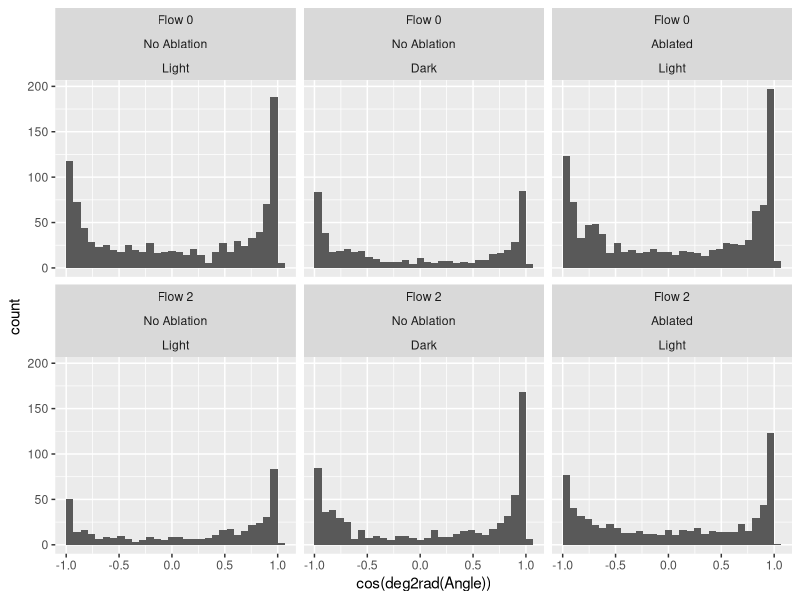
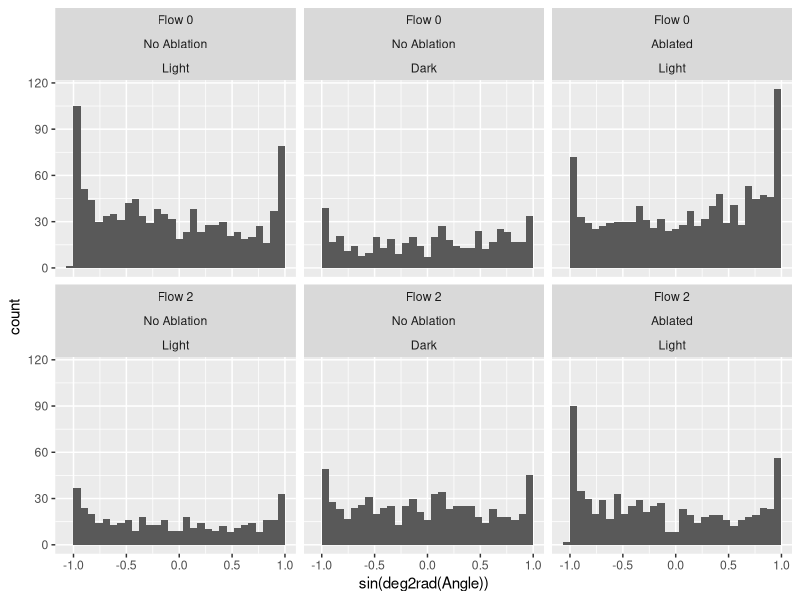
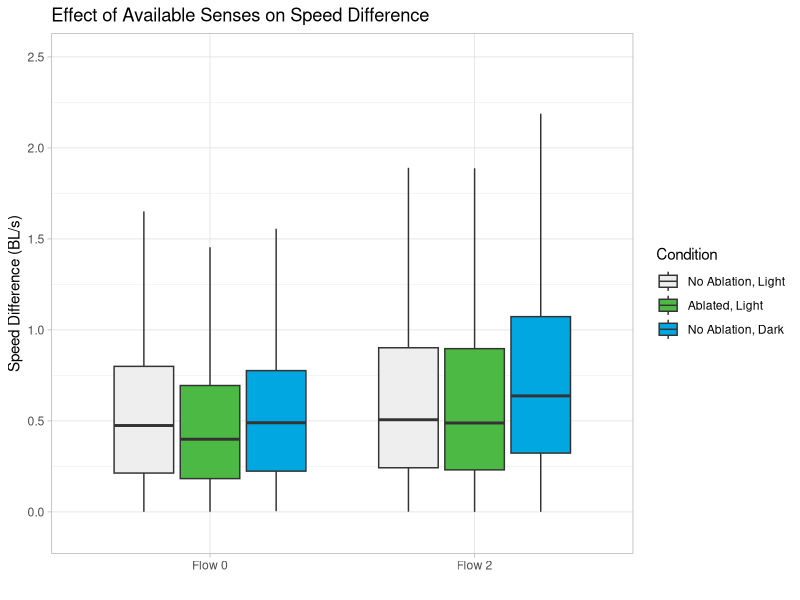
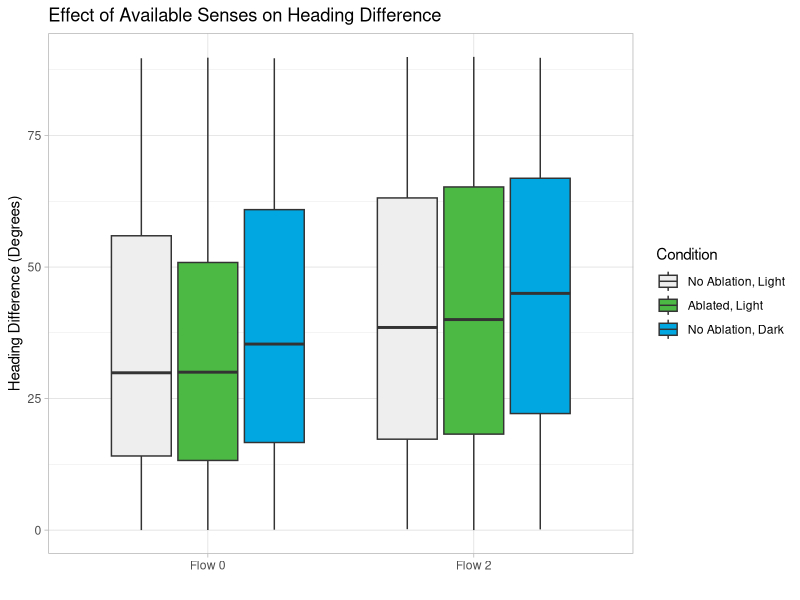
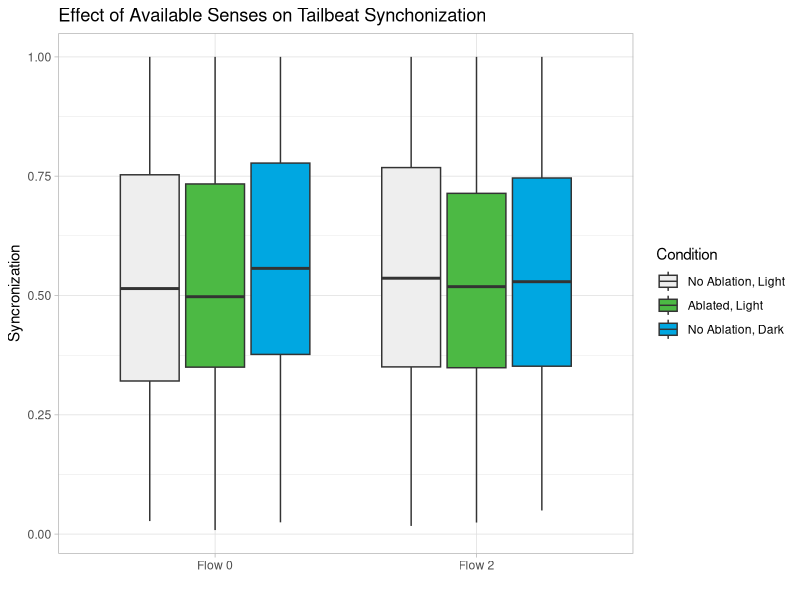
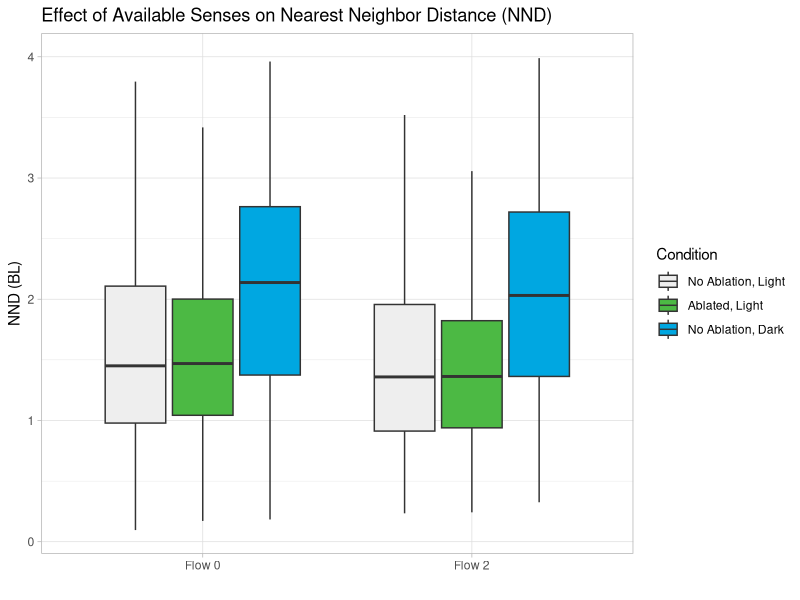
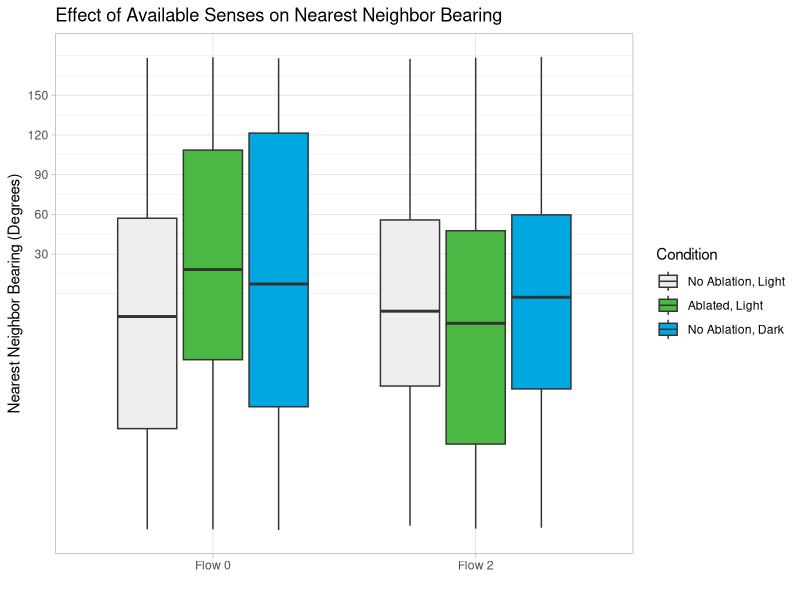
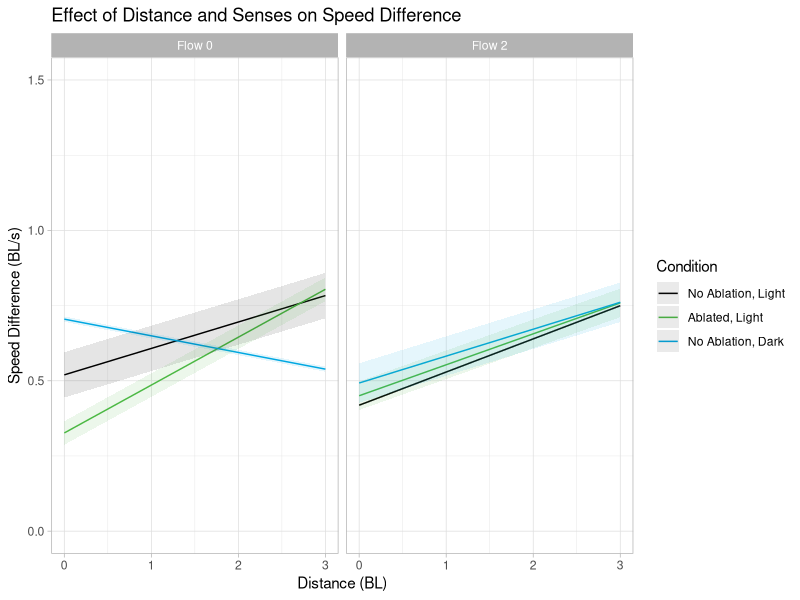

Recreate these plots in R, in order.
## ---- chunk 1
library(tidyverse)
library(ggplot2)
library(car)
library(viridis)
library(boot)
library(mgcv)
library(forcats)
library(ggpubr)
## ---- chunk 2
rad2deg <- function(rad) {(rad * 180) / (pi)}
deg2rad <- function(deg) {(deg * pi) / (180)}
round_any <- function(x, accuracy, f=round){f(x/ accuracy) * accuracy}
ang_mean <- function(x){rad2deg(atan(mean(sin(deg2rad(x)))/mean(cos(deg2rad(x)))))}

fold_angle_0_360_to_0_180 <- function(x){abs(abs(x-180)-180)}

fold_angle_neg_180_180_to_neg_90_90 <- function(x){ifelse(x > 90,90-abs(90-x),ifelse(x < -90, -90+abs(-90-x), x))}

min_n <- function(x,n){sort(x)[1:n]}
max_n <- function(x,n){sort(x,decreasing = TRUE)[1:n]}
## ---- chunk 3
comp_data <- read.csv("Fish_Comp_Values.csv")
comp_data <- na.omit(comp_data)

comp_data <- comp_data %>% mutate(Flow = ifelse(Flow == "0", "Flow 0", "Flow 2")) %>%
                           mutate(Ablation = ifelse(Ablation == "N", "No Ablation", "Ablated")) %>%
                           mutate(Darkness = ifelse(Darkness == "N", "Light", "Dark")) %>%
                           filter(Distance <= 4) %>%
                           filter(abs(Speed_Diff) <= 6) %>% 
                           mutate(Speed_Diff = abs(Speed_Diff)) %>%
                           mutate(fold_heading_diff = abs(fold_angle_neg_180_180_to_neg_90_90(Heading_Diff))) %>%
                           mutate(Is_Aligned = ifelse(Heading_Diff < 30, 1, 0)) %>%
                           mutate(Is_Reversed = ifelse(Heading_Diff > 150, 1, 0)) %>%
                           separate(Fish, c("Fish1", "Fish2"),sep="x") %>%
                           mutate(Flow = factor(Flow), Ablation = factor(Ablation), Darkness = factor(Darkness)) %>%
                           mutate(Flow = fct_relevel(Flow, c("Flow 0","Flow 2"))) %>%
                           mutate(Ablation = fct_relevel(Ablation, c("No Ablation","Ablated"))) %>%
                           mutate(Darkness = fct_relevel(Darkness, c("Light","Dark"))) %>%
                           mutate(rad_Angle = Angle) %>%
                           mutate(sin_Angle = sin(rad_Angle), cos_Angle = cos(rad_Angle)) %>%
                           mutate(Flow_Ablation_Darkness = factor(paste(Flow,Ablation,Darkness,sep=", ")))
                           
                           #mutate(Angle = fold_angle_0_360_to_0_180(Angle))

sum_comp_data <- comp_data %>% mutate(X_Distance = round_any(X_Distance,0.25), 
                                      Y_Distance = round_any(abs(Y_Distance),0.25)) %>%
                               group_by(Flow,Ablation,Darkness,X_Distance,Y_Distance) %>%
                               summarise(Speed_Diff = mean(Speed_Diff),
                                         Heading_Diff = ang_mean(Heading_Diff),
                                         Sync = mean(Sync),
                                         Fold_Heading_Diff = mean(fold_heading_diff),
                                         Is_Aligned = mean(Is_Aligned),
                                         Is_Reversed = mean(Is_Reversed))

comp_data_switch_fish <- comp_data %>% mutate(Fish3 = Fish1) %>%
                                       mutate(Fish1 = Fish2) %>%
                                       mutate(Fish2 = Fish3) %>%
                                       select(-c(Fish3))

comp_data_NND <- bind_rows(comp_data, comp_data_switch_fish) %>% group_by(Year,Month,Day,Trial,Fish1,Tailbeat.Num) %>%
                                                                 filter(Distance == min(Distance)) %>%
                                                                 ungroup()

comp_data_near_3 <- bind_rows(comp_data, comp_data_switch_fish) %>% group_by(Year,Month,Day,Trial,Fish1,Tailbeat.Num) %>%
                                                                 slice_min(Distance, n = 3) %>%
                                                                 ungroup() %>%
                                                                 distinct(Distance, .keep_all= TRUE)
## ---- chunk 4
speed_anova <- aov(Speed_Diff ~ Flow + Ablation + Darkness + Flow:Ablation + Flow:Darkness, data = comp_data_near_3)

Anova(speed_anova)

heading_anova <- aov(fold_heading_diff ~ Flow + Ablation + Darkness + Flow:Ablation + Flow:Darkness, data = comp_data_near_3)

Anova(heading_anova)

sync_anova <- aov(Sync ~ Flow + Ablation + Darkness + Flow:Ablation + Flow:Darkness, data = comp_data_near_3)

Anova(sync_anova)

dist_anova <- aov(Distance ~ Flow + Ablation + Darkness + Flow:Ablation + Flow:Darkness, data = comp_data_NND)

Anova(dist_anova)

angle_anova <- aov(Angle ~ Flow + Ablation + Darkness + Flow:Ablation + Flow:Darkness, data = comp_data_NND)

Anova(dist_anova)
## ---- chunk 5
ggplot(comp_data_near_3, aes(x = cos(deg2rad(Angle))))+
  geom_histogram()+
  facet_wrap(~ Flow + Ablation + Darkness)

ggplot(comp_data_near_3, aes(x = sin(deg2rad(Angle))))+
  geom_histogram()+
  facet_wrap(~ Flow + Ablation + Darkness)
## ---- chunk 6
ggplot(comp_data_near_3, aes(x = Flow, y = Speed_Diff, fill = interaction(Ablation,Darkness,sep=", ")))+
  geom_boxplot(outlier.shape = NA) +
  guides(fill = guide_legend(title = "Condition")) +
  scale_fill_manual(values=c("#EEEEEE", "#4CB944", "#00A7E1")) +
  ggtitle("Effect of Available Senses on Speed Difference") +
  xlab("") +
  ylab("Speed Difference (BL/s)") +
  ylim(-0.1,2.5) +
  theme_light()

ggplot(comp_data_near_3, aes(x = Flow, y = fold_heading_diff, fill = interaction(Ablation,Darkness,sep=", ")))+
  geom_boxplot(outlier.shape = NA) +
  guides(fill = guide_legend(title = "Condition")) +
  scale_fill_manual(values=c("#EEEEEE", "#4CB944", "#00A7E1")) +
  ggtitle("Effect of Available Senses on Heading Difference") +
  xlab("") +
  ylab("Heading Difference (Degrees)") +
  theme_light()

ggplot(comp_data_near_3, aes(x = Flow, y = Sync, fill = interaction(Ablation,Darkness,sep=", ")))+
  geom_boxplot(outlier.shape = NA) +
  guides(fill = guide_legend(title = "Condition")) +
  scale_fill_manual(values=c("#EEEEEE", "#4CB944", "#00A7E1")) +
  ggtitle("Effect of Available Senses on Tailbeat Synchonization") +
  xlab("") +
  ylab("Syncronization") +
  theme_light()

ggplot(comp_data_near_3, aes(x = Flow, y = Distance, fill = interaction(Ablation,Darkness,sep=", ")))+
  geom_boxplot(outlier.shape = NA) +
  guides(fill = guide_legend(title = "Condition")) +
  scale_fill_manual(values=c("#EEEEEE", "#4CB944", "#00A7E1")) +
  ggtitle("Effect of Available Senses on Nearest Neighbor Distance (NND)") +
  xlab("") +
  ylab("NND (BL)") +
  theme_light()

ggplot(comp_data_near_3, aes(x = Flow, y = Angle, fill = interaction(Ablation,Darkness,sep=", ")))+
  geom_boxplot(outlier.shape = NA) +
  guides(fill = guide_legend(title = "Condition")) +
  scale_fill_manual(values=c("#EEEEEE", "#4CB944", "#00A7E1")) +
  ggtitle("Effect of Available Senses on Nearest Neighbor Bearing") +
  xlab("") +
  ylab("Nearest Neighbor Bearing (Degrees)") +
  scale_y_continuous(breaks = c(30,60,90,120,150)) +
  theme_light()

## ---- chunk 7
speed_gam <- gam(Speed_Diff ~ s(Distance,Angle,by=Flow_Ablation_Darkness),
                              data = comp_data_near_3)

summary(speed_gam)

heading_gam <- gam(fold_heading_diff ~ s(Distance,Angle,by=Flow_Ablation_Darkness),
                              data = comp_data_near_3)

summary(heading_gam)

sync_gam <- gam(Sync ~ s(Distance,Angle,by=Flow_Ablation_Darkness),
                              data = comp_data_near_3)

summary(sync_gam)
## ---- chunk 8
d <- seq(from = 0, to = 3, by = 0.1)
a <- seq(from = 0, to = 180, by = 10)

flows <- c("Flow 0", "Flow 2")
ablation <- c("No Ablation", "Ablated")
dark <- c("Light","Dark")

predict_df <- expand.grid(Distance = d, Angle = a, Flow = flows, Ablation = ablation, Darkness = dark)

predict_df <- predict_df %>% mutate(Flow_Ablation_Darkness = factor(paste(Flow,Ablation,Darkness,sep=", "))) %>% 
                            filter(!(Ablation == "Ablated" & Darkness == 'Dark'))

predict_df <- predict_df %>% mutate(pred_speed_diff = predict.gam(speed_gam,predict_df),
                                    pred_heading_diff = predict.gam(heading_gam,predict_df),
                                    pred_sync = predict.gam(sync_gam,predict_df))

predict_df <- predict_df %>% group_by(Distance,Flow,Ablation,Darkness) %>%
                             mutate(mean_Speed_Distance = mean(pred_speed_diff), sd_Speed_Distance = sd(pred_speed_diff),
                                    mean_Heading_Distance = mean(pred_heading_diff), sd_Heading_Distance = sd(pred_heading_diff),
                                    mean_Sync_Distance = mean(pred_sync), sd_Sync_Distance = sd(pred_sync)) %>%
                             ungroup() %>%
                             group_by(Angle,Flow,Ablation,Darkness) %>%
                             mutate(mean_Speed_Angle = mean(pred_speed_diff), sd_Speed_Angle = sd(pred_speed_diff),
                                    mean_Heading_Angle = mean(pred_heading_diff), sd_Heading_Angle = sd(pred_heading_diff),
                                    mean_Sync_Angle = mean(pred_sync), sd_Sync_Angle = sd(pred_sync)) %>%
                             ungroup()
## ---- chunk 9
ggplot(predict_df, aes(x = Distance, y = mean_Speed_Distance, color = interaction(Ablation,Darkness,sep=", "),
                       fill = interaction(Ablation,Darkness,sep=" "))) +
  geom_line() +
  #geom_point(data=predict_df, aes(x = Distance, y = pred_speed_diff, alpha = 0.15)) +
  geom_ribbon(aes(ymin = mean_Speed_Distance-sd_Speed_Distance, ymax = mean_Speed_Distance+sd_Speed_Distance),
              linetype = 0,
              alpha = 0.1) +
  facet_wrap(~ Flow) +
  guides(fill = "none", color = guide_legend(title = "Condition")) +
  scale_color_manual(values=c("#000000", "#4CB944", "#00A7E1")) +
  scale_fill_manual(values=c("#000000", "#4CB944", "#00A7E1")) +
  ggtitle("Effect of Distance and Senses on Speed Difference") +
  xlab("Distance (BL)") +
  ylab("Speed Difference (BL/s)") +
  ylim(0,1.5) +
  theme_light()

ggplot(predict_df, aes(x = Distance, y = mean_Heading_Distance, color = interaction(Ablation,Darkness,sep=", "),
                       fill = interaction(Ablation,Darkness,sep=", "))) +
  geom_line() +
  #geom_point(data=predict_df, aes(x = Distance, y = pred_heading_diff, alpha = 0.15)) +
  geom_ribbon(aes(ymin = mean_Heading_Distance-sd_Heading_Distance, ymax = mean_Heading_Distance+sd_Heading_Distance),
              linetype = 0,
              alpha = 0.1) +
  facet_wrap(~ Flow) +
  guides(fill = "none", color = guide_legend(title = "Condition")) +
  scale_color_manual(values=c("#000000", "#4CB944", "#00A7E1")) +
  scale_fill_manual(values=c("#000000", "#4CB944", "#00A7E1")) +
  ggtitle("Effect of Distance and Senses on Heading Difference") +
  xlab("Distance (BL)") +
  ylab("Heading Difference (Degrees)") +
  ylim(0,50) +
  theme_light()

ggplot(predict_df, aes(x = Distance, y = mean_Sync_Distance, color = interaction(Ablation,Darkness,sep=", "),
                       fill = interaction(Ablation,Darkness,sep=", "))) +
  geom_line() +
  #geom_point(data=predict_df, aes(x = Distance, y = pred_sync, alpha = 0.15)) +
  geom_ribbon(aes(ymin = mean_Sync_Distance-sd_Sync_Distance, ymax = mean_Sync_Distance+sd_Sync_Distance),
              linetype = 0,
              alpha = 0.1) +
  facet_wrap(~ Flow) +
  guides(fill = "none", color = guide_legend(title = "Condition")) +
  scale_color_manual(values=c("#000000", "#4CB944", "#00A7E1")) +
  scale_fill_manual(values=c("#000000", "#4CB944", "#00A7E1")) +
  ggtitle("Effect of Distance and Senses on Synchonization") +
  xlab("Distance (BL)") +
  ylab("Synchonization") +
  ylim(0,1)+
  theme_light()
## ---- chunk 10
ggplot(predict_df, aes(x = Angle, y = mean_Speed_Angle, color = interaction(Ablation,Darkness,sep=", "),
                       fill = interaction(Ablation,Darkness,sep=", "))) +
  geom_line() +
  #geom_point(data=predict_df, aes(x = Angle, y = pred_speed_diff, alpha = 0.15)) +
  geom_ribbon(aes(ymin = mean_Speed_Angle-sd_Speed_Angle, ymax = mean_Speed_Angle+sd_Speed_Angle),
              linetype = 0,
              alpha = 0.1) +
  facet_wrap(~ Flow) +
  guides(fill = "none", color = guide_legend(title = "Condition")) +
  scale_color_manual(values=c("#000000", "#4CB944", "#00A7E1")) +
  scale_fill_manual(values=c("#000000", "#4CB944", "#00A7E1")) +
  ggtitle("Effect of Bearing and Senses on Speed Difference") +
  xlab("Bearing (Degrees)") +
  ylab("Speed Difference (BL/s)") +
  ylim(0,1.5) +
  theme_light()

ggplot(predict_df, aes(x = Angle, y = mean_Heading_Angle, color = interaction(Ablation,Darkness,sep=", "),
                       fill = interaction(Ablation,Darkness,sep=", "))) +
  geom_line() +
  #geom_point(data=predict_df, aes(x = Angle, y = pred_heading_diff, alpha = 0.15)) +
  geom_ribbon(aes(ymin = mean_Heading_Angle-sd_Heading_Angle, ymax = mean_Heading_Angle+sd_Heading_Angle),
              linetype = 0,
              alpha = 0.1) +
  facet_wrap(~ Flow) +
  guides(fill = "none", color = guide_legend(title = "Condition")) +
  scale_color_manual(values=c("#000000", "#4CB944", "#00A7E1")) +
  scale_fill_manual(values=c("#000000", "#4CB944", "#00A7E1")) +
  ggtitle("Effect of Bearing and Senses on Heading Difference") +
  xlab("Angle (Degrees)") +
  ylab("Heading Difference (Degrees)") +
  ylim(0,50) +
  theme_light()

ggplot(predict_df, aes(x = Angle, y = mean_Sync_Angle, color = interaction(Ablation,Darkness,sep=", "),
                       fill = interaction(Ablation,Darkness,sep=", "))) +
  geom_line() +
 #geom_point(data=predict_df, aes(x = Angle, y = pred_sync, alpha = 0.15)) +
  geom_ribbon(aes(ymin = mean_Sync_Angle-sd_Sync_Angle, ymax = mean_Sync_Angle+sd_Sync_Angle),
              linetype = 0,
              alpha = 0.1) +
  facet_wrap(~ Flow) +
  guides(fill = "none", color = guide_legend(title = "Condition")) +
  scale_color_manual(values=c("#000000", "#4CB944", "#00A7E1")) +
  scale_fill_manual(values=c("#000000", "#4CB944", "#00A7E1")) +
  ggtitle("Effect of Bearing and Senses on Synchonization") +
  xlab("Bearing (Degrees)") +
  ylab("Synchonization") +
  ylim(0,1)+
  theme_light()
## ---- chunk 11
dist_bin_size <- 1
angle_bin_size <- 30

comp_data_freqs <- comp_data_near_3 %>% mutate(Dist_bin = round_any(Distance, dist_bin_size), 
                                               Angle_bin = round_any(Angle, angle_bin_size)) %>%
                                        group_by(Flow,Darkness,Ablation, Dist_bin, Angle_bin,Flow_Ablation_Darkness) %>%
                                        mutate(Count = n()) %>%
                                        ungroup() %>%
                                        group_by(Flow,Darkness,Ablation,Flow_Ablation_Darkness) %>%
                                        mutate(Freq = Count/n()) %>%
                                        ungroup() %>%
                                        group_by(Flow,Darkness,Ablation,Dist_bin,Angle_bin,Flow_Ablation_Darkness) %>%
                                        summarise(Speed_Diff = mean(Speed_Diff),
                                                  Fold_Heading_Diff = ang_mean(fold_heading_diff),
                                                  Sync = mean(Sync),
                                                  Freq = mean(Freq))

## ---- chunk 12
freq_speed_glm <- glm(Speed_Diff ~ Freq*(Flow+Darkness+Ablation+Flow:Ablation+Flow:Darkness), data = comp_data_freqs)

summary(freq_speed_glm)

freq_heading_glm <- glm(Fold_Heading_Diff ~ Freq*(Flow+Darkness+Ablation+Flow:Ablation+Flow:Darkness), data = comp_data_freqs)

summary(freq_heading_glm)

freq_sync_glm <- glm(Sync ~ Freq*(Flow+Darkness+Ablation+Flow:Ablation+Flow:Darkness), data = comp_data_freqs)

summary(freq_sync_glm)

freq_speed_gam <- gam(Speed_Diff ~ s(Freq,by=Flow_Ablation_Darkness),
                              data = comp_data_freqs)

summary(freq_speed_gam)

freq_heading_gam <- gam(Fold_Heading_Diff ~ s(Freq,by=Flow_Ablation_Darkness),
                              data = comp_data_freqs)

summary(freq_heading_gam)

freq_sync_gam <- gam(Sync ~ s(Freq,by=Flow_Ablation_Darkness),
                              data = comp_data_freqs)

summary(freq_sync_gam)
## ---- chunk 13
f <- seq(from = 0.005, to = 0.07, by = 0.001)

flows <- c("Flow 0", "Flow 2")
ablation <- c("No Ablation", "Ablated")
dark <- c("Light","Dark")

freq_predict_df <- expand.grid(Freq = f, Flow = flows, Ablation = ablation, Darkness = dark)

freq_predict_df <- freq_predict_df %>% mutate(Flow_Ablation_Darkness = factor(paste(Flow,Ablation,Darkness,sep=", "))) %>% 
                            filter(!(Ablation == "Ablated" & Darkness == 'Dark'))

freq_predict_df <- freq_predict_df %>% mutate(pred_speed_diff = predict.gam(freq_speed_gam,freq_predict_df),
                                    pred_heading_diff = predict.gam(freq_heading_gam,freq_predict_df),
                                    pred_sync = predict.gam(freq_sync_gam,freq_predict_df))

## ---- chunk 14
ggplot(comp_data_freqs, aes(x = Freq, y = Speed_Diff, color = interaction(Ablation,Darkness,sep=", "),
                       fill = interaction(Ablation,Darkness,sep=", "))) +
  geom_point(alpha = 0.5) +
  geom_smooth(method = "lm", formula = "y ~ x", se = FALSE) +
  facet_wrap(~ Flow) +
  guides(fill = "none", color = guide_legend(title = "Condition")) +
  scale_color_manual(values=c("#000000", "#4CB944", "#00A7E1")) +
  scale_fill_manual(values=c("#000000", "#4CB944", "#00A7E1")) +
  ggtitle("Effect of Preference and Senses on Speed Difference") +
  xlab("Frequency of Observations") +
  ylab("Speed Difference (BL/s)") +
  theme_light()

ggplot(comp_data_freqs, aes(x = Freq, y = Fold_Heading_Diff, color = interaction(Ablation,Darkness,sep=", "),
                       fill = interaction(Ablation,Darkness,sep=", "))) +
  geom_point(alpha = 0.5) +
  geom_smooth(method = "lm", formula = "y ~ x", se = FALSE) +
  facet_wrap(~ Flow) +
  guides(fill = "none", color = guide_legend(title = "Condition")) +
  scale_color_manual(values=c("#000000", "#4CB944", "#00A7E1")) +
  scale_fill_manual(values=c("#000000", "#4CB944", "#00A7E1")) +
  ggtitle("Effect of Preference and Senses on Heading Difference") +
  xlab("Frequency of Observations") +
  ylab("Heading Difference (Degrees)") +
  theme_light()

ggplot(comp_data_freqs, aes(x = Freq, y = Sync, color = interaction(Ablation,Darkness,sep=", "),
                       fill = interaction(Ablation,Darkness,sep=", "))) +
  geom_point(alpha = 0.5) +
  geom_smooth(method = "lm", formula = "y ~ x", se = FALSE) +
  facet_wrap(~ Flow) +
  guides(fill = "none", color = guide_legend(title = "Condition")) +
  scale_color_manual(values=c("#000000", "#4CB944", "#00A7E1")) +
  scale_fill_manual(values=c("#000000", "#4CB944", "#00A7E1")) +
  ggtitle("Effect of Preference and Senses on Synchonization") +
  xlab("Frequency of Observations") +
  ylab("Synchonization") +
  theme_light()
## ---- chunk 15
ggplot(freq_predict_df, aes(x = Freq, y = pred_speed_diff, color = interaction(Ablation,Darkness,sep=", "),
                       fill = interaction(Ablation,Darkness,sep=", "))) +
  geom_line() +
  facet_wrap(~ Flow) +
  guides(fill = "none", color = guide_legend(title = "Condition")) +
  scale_color_manual(values=c("#000000", "#4CB944", "#00A7E1")) +
  scale_fill_manual(values=c("#000000", "#4CB944", "#00A7E1")) +
  ggtitle("Effect of Frequency of Observations on Speed Difference") +
  xlab("Frequency (%)") +
  ylab("Speed Difference (BL/s)") +
  theme_light()

ggplot(freq_predict_df, aes(x = Freq, y = pred_heading_diff, color = interaction(Ablation,Darkness,sep=", "),
                       fill = interaction(Ablation,Darkness,sep=", "))) +
  geom_line() +
  facet_wrap(~ Flow) +
  guides(fill = "none", color = guide_legend(title = "Condition")) +
  scale_color_manual(values=c("#000000", "#4CB944", "#00A7E1")) +
  scale_fill_manual(values=c("#000000", "#4CB944", "#00A7E1")) +
  ggtitle("Effect of Frequency of Observations on Heading Difference") +
  xlab("Frequency (%)") +
  ylab("Heading Difference (Degrees)") +
  theme_light()

ggplot(freq_predict_df, aes(x = Freq, y = pred_sync, color = interaction(Ablation,Darkness,sep=", "),
                       fill = interaction(Ablation,Darkness,sep=", "))) +
  geom_line() +
  facet_wrap(~ Flow) +
  guides(fill = "none", color = guide_legend(title = "Condition")) +
  scale_color_manual(values=c("#000000", "#4CB944", "#00A7E1")) +
  scale_fill_manual(values=c("#000000", "#4CB944", "#00A7E1")) +
  ggtitle("Effect of Frequency of Observations on Synchonization") +
  xlab("Frequency (%)") +
  ylab("Synchonization") +
  theme_light()
